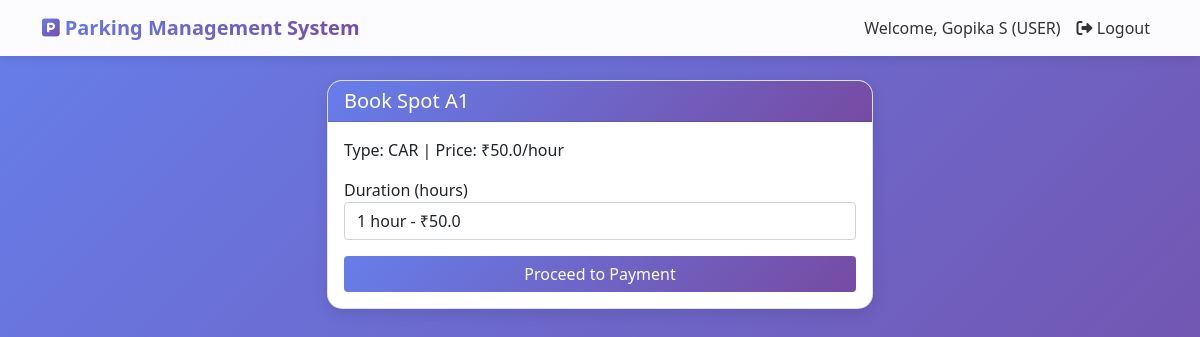
The page /user/book_slot/1 (signed in) on the database as committed earlier.
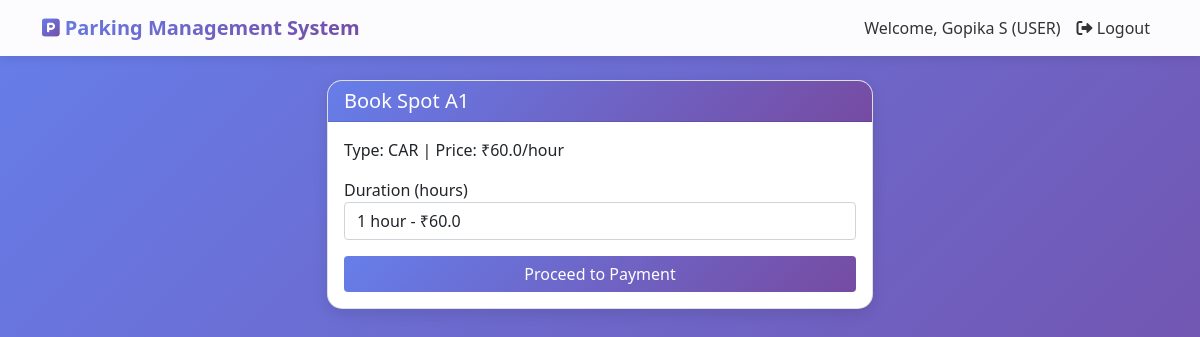
The same page on the database as committed later.
### models.py (models this page shows)
class ParkingSpot(db.Model):
    id = db.Column(db.Integer, primary_key=True)
    spot_number = db.Column(db.String(10), unique=True, nullable=False)
    spot_type = db.Column(db.String(20), nullable=False)
    price_per_hour = db.Column(db.Float, nullable=False)
    status = db.Column(db.String(20), default='available')
    bookings = db.relationship('Booking', backref='parking_spot', lazy=True)

### app.py (the view, shortened to what this page needs)
@app.route('/user/book_slot/<int:spot_id>', methods=['GET', 'POST'])
@login_required
def book_slot(spot_id):
    if current_user.role != 'user':
        flash('Access denied!', 'danger')
        return redirect(url_for('user_dashboard'))
    spot = ParkingSpot.query.get_or_404(spot_id)
    return render_template('user/book_slot.html', spot=spot)

### app.py (called while the page is built)
@login_manager.user_loader
def load_user(user_id):
    return User.query.get(int(user_id))

@app.context_processor
def utility_processor():
    return {'now': datetime.now}

### templates/user/book_slot.html (shortened to what this page needs)
{% extends "base.html" %}
{% block content %}
<div class="row justify-content-center">
    <div class="col-md-6">
        <div class="card">
            <div class="card-header">
                <h5>Book Spot {{ spot.spot_number }}</h5>
            </div>
            <div class="card-body">
                <p>Type: {{ spot.spot_type|upper }} | Price: ₹{{ spot.price_per_hour }}/hour</p>
                <form method="POST">
                    <div class="mb-3">
                        <label>Duration (hours)</label>
                        <select name="duration" class="form-control">
                            <option value="1">1 hour - ₹{{ spot.price_per_hour }}</option>
                        </select>
                    </div>
                    <button type="submit" class="btn btn-primary w-100">Proceed to Payment</button>
                </form>
            </div>
        </div>
    </div>
</div>
{% endblock %}

Rows that differ between the two databases and show on the page:
changed ParkingSpot "CAR": price_per_hour "50.0" → "60.0"
Other text that changed with them:
form field duration: "1 hour - ₹50.0" → "1 hour - ₹60.0"
